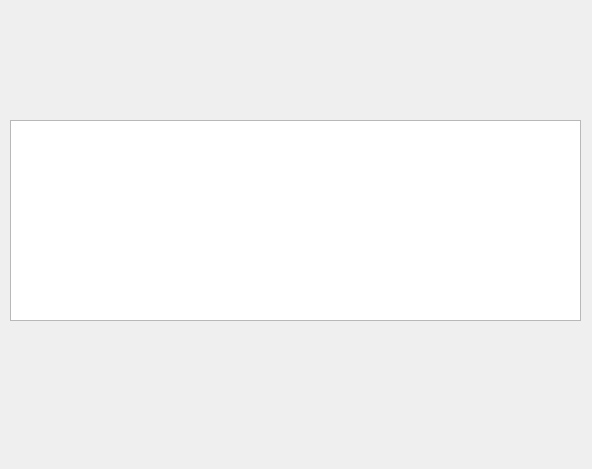
<?xml version="1.0" encoding="UTF-8"?>
<ui version="4.0">
 <class>Form</class>
 <widget class="QWidget" name="Form">
  <property name="geometry">
   <rect>
    <x>0</x>
    <y>0</y>
    <width>592</width>
    <height>469</height>
   </rect>
  </property>
  <property name="windowTitle">
   <string>Form</string>
  </property>
  <widget class="QTextEdit" name="textEdit">
   <property name="geometry">
    <rect>
     <x>10</x>
     <y>120</y>
     <width>571</width>
     <height>201</height>
    </rect>
   </property>
  </widget>
 </widget>
 <resources/>
 <connections/>
</ui>
